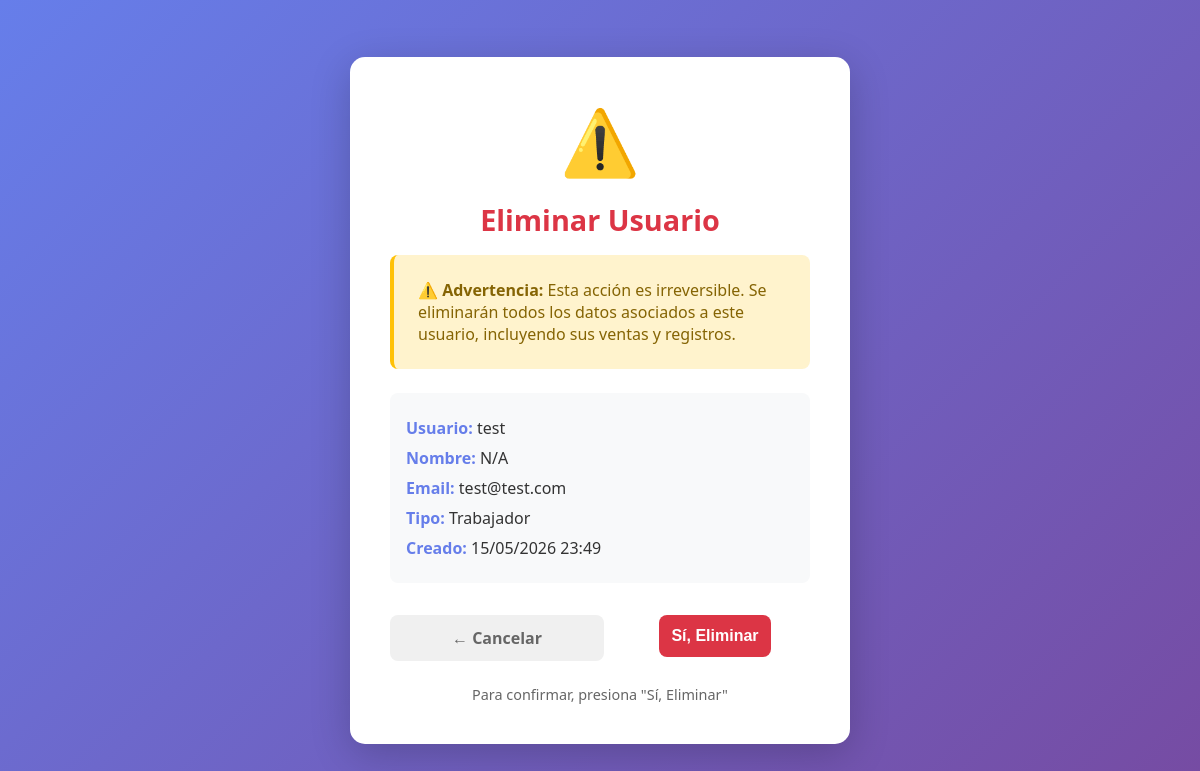
The page /configuracion/usuarios/8/eliminar/ (signed in) on the database its author committed.
### usuarios/models.py (models this page shows, shortened)
class UsuarioPersonalizado(AbstractUser):
    ROL_CHOICES = (
        ('admin', 'Administrador'),
        ('vendedor', 'Vendedor'),
        ('cajero', 'Cajero'),
    )
    rol = models.CharField(max_length=10, choices=ROL_CHOICES, default='vendedor')
    sucursal = models.ForeignKey(Sucursal, on_delete=models.SET_NULL, null=True, blank=True)
    activo = models.BooleanField(default=True)
    fecha_creacion = models.DateTimeField(auto_now_add=True)
    class Meta:
        verbose_name = "Usuario"
        verbose_name_plural = "Usuarios"

### usuarios/views.py (the view)
# urls.py: path('configuracion/usuarios/<int:usuario_id>/eliminar/', eliminar_usuario, name='eliminar_usuario'),
@login_required(login_url='login')
@user_passes_test(es_administrador, login_url='punto_de_venta')
def eliminar_usuario(request, usuario_id):
    usuario = User.objects.get(id=usuario_id)
    if request.method == 'POST':
        usuario.delete()
        return redirect('listar_usuarios')
    context = {'usuario': usuario}
    return render(request, 'admin/eliminar_usuario.html', context)

### usuarios/views.py (called while the page is built)
def es_administrador(user):
    return user.is_superuser

### templates/admin/eliminar_usuario.html (shortened to what this page needs)
{% load static %}
<!DOCTYPE html>
<html lang="es">
<head>
</head>
<body>
    <div class="container">
        <div class="warning-icon">⚠️</div>
        <h1>Eliminar Usuario</h1>
        <div class="warning-message">
            <strong>⚠️ Advertencia:</strong> Esta acción es irreversible. Se eliminarán todos los datos asociados a este usuario, incluyendo sus ventas y registros.
        </div>
        <div class="user-info">
            <p><strong>Usuario:</strong> {{ usuario.username }}</p>
            <p><strong>Nombre:</strong> {{ usuario.first_name|default:"N/A" }}</p>
            <p><strong>Email:</strong> {{ usuario.email|default:"N/A" }}</p>
            <p><strong>Tipo:</strong>
                {% if usuario.is_superuser %}
                    Administrador
                {% else %}
                    Trabajador
                {% endif %}
            </p>
            <p><strong>Creado:</strong> {{ usuario.date_joined|date:"d/m/Y H:i" }}</p>
        </div>
        <div class="btn-group">
            <a href="{% url 'listar_usuarios' %}">← Cancelar</a>
            <form method="POST" style="flex: 1; margin: 0;">
                <button type="submit">Sí, Eliminar</button>
            </form>
        </div>
        <p class="confirmation-text">
            Para confirmar, presiona "Sí, Eliminar"
        </p>
    </div>
</body>
</html>

### templates/admin/eliminar_usuario.html (style rules this page uses)
* { margin: 0; padding: 0; box-sizing: border-box; }
body { font-family: 'Segoe UI', Tahoma, Geneva, Verdana, sans-serif; background: linear-gradient(135deg, #667eea 0%, #764ba2 100%); min-height: 100vh; display: flex; justify-content: center; align-items: center; padding: 2rem; }
.container { background: white; border-radius: 15px; box-shadow: 0 10px 40px rgba(0, 0, 0, 0.2); padding: 2.5rem; max-width: 500px; width: 100%; text-align: center; }
.warning-icon { font-size: 4rem; margin-bottom: 1rem; color: #dc3545; }
h1 { color: #dc3545; font-size: 1.8rem; margin-bottom: 1rem; }
.warning-message { background: #fff3cd; border-left: 4px solid #ffc107; padding: 1.5rem; border-radius: 8px; margin-bottom: 1.5rem; text-align: left; color: #856404; }
.user-info { background: #f8f9fa; padding: 1rem; border-radius: 8px; margin-bottom: 1.5rem; text-align: left; }
.user-info p { margin: 0.5rem 0; color: #333; }
.user-info strong { color: #667eea; }
.btn-group { display: flex; gap: 1rem; margin-top: 2rem; }
button, a { flex: 1; padding: 0.75rem; border: none; border-radius: 8px; font-size: 1rem; font-weight: 600; cursor: pointer; text-decoration: none; text-align: center; transition: transform 0.2s; }
button[type="submit"] { background: #dc3545; color: white; }
a { background: #f0f0f0; color: #666; }
form { margin-top: 1rem; }
.confirmation-text { font-size: 0.9rem; color: #666; margin-top: 1.5rem; }

### rows shown on the page
UsuarioPersonalizado: username "test", first_name "N/A", email "test@test.com", date_joined "15/05/2026 23:49"
